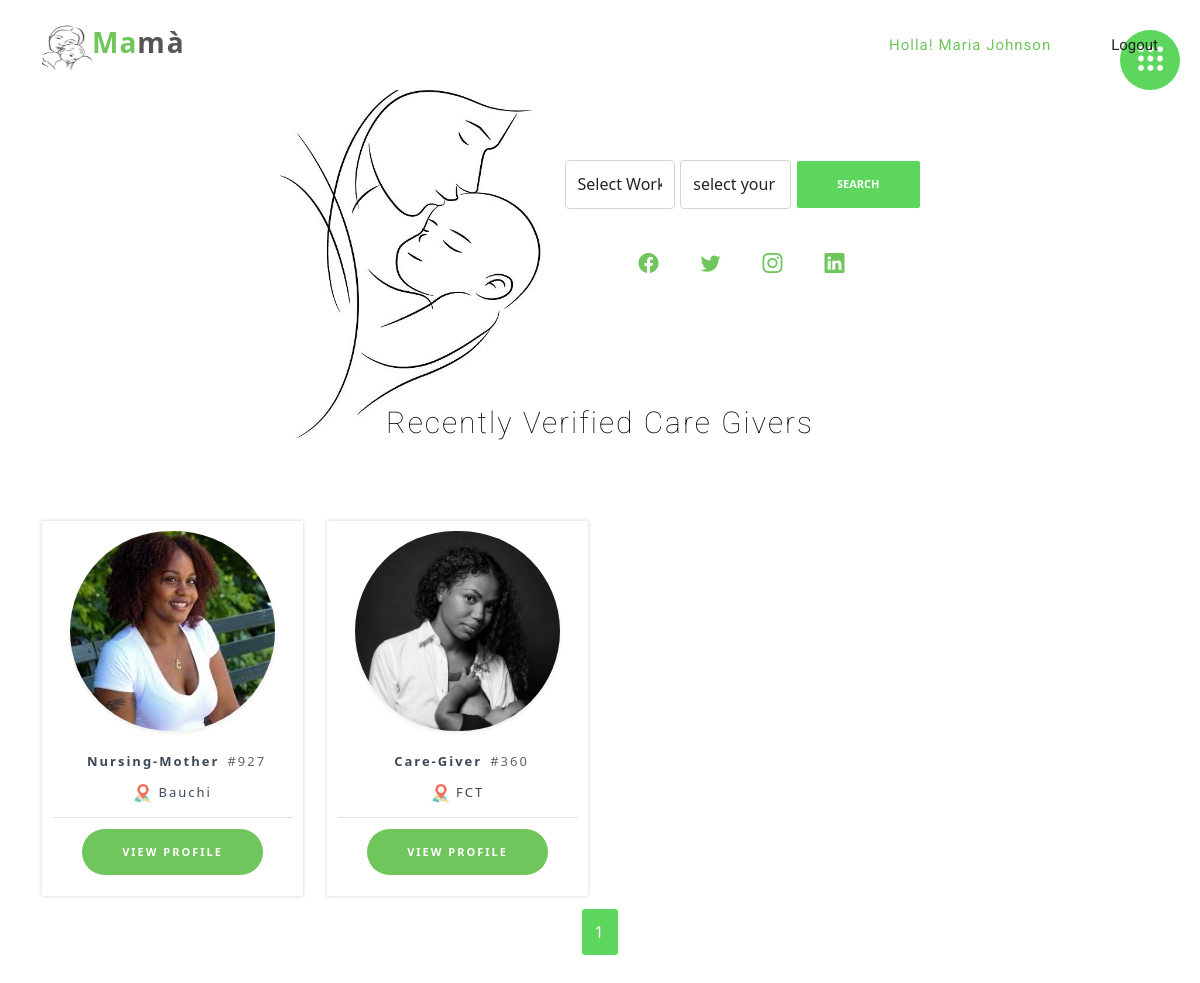
Screenshot of /home (signed in) with the database file from the repository.
### nne/models.py (models this page shows, shortened)
class User(db.Model, UserMixin):
    id = db.Column(db.Integer, primary_key=True)
    name = db.Column(db.String(255), nullable=False)
    email = db.Column(db.String(255), unique=True, nullable=False)
    password = db.Column(db.String(255), nullable=False)
    phone = db.Column(db.String(255), unique=True, nullable=False)
    role = db.Column(db.String(255), nullable=False)
    gender = db.Column(db.String(255), nullable=False)
    terms = db.Column(db.String(255), nullable=False)
    created_at = db.Column(db.DateTime(), default=datetime.utcnow)
    date_of_birth =db.Column(db.String(255), nullable=True)
    state_of_origin = db.Column(db.String(255), nullable=True)
    address = db.Column(db.String(255), nullable=True)
    image = db.Column(db.String(255), nullable=True, default='default.jpg')
    id_card = db.Column(db.String(255), nullable=True)
    pro_status = db.Column(db.String(255), nullable=True, default= 0)
    active = db.Column(db.Boolean())
    confirmed_at = db.Column(db.DateTime())

class Workers(db.Model, UserMixin):
    id = db.Column(db.Integer, primary_key=True)
    worker_id = db.Column(db.String(255), nullable=False)
    name = db.Column(db.String(255), nullable=False)
    email = db.Column(db.String(255), unique=True, nullable=False)
    phone = db.Column(db.String(255), unique=True, nullable=False)
    role = db.Column(db.String(255), nullable=False)
    gender = db.Column(db.String(255), nullable=False)
    terms = db.Column(db.String(255), nullable=True)
    date_of_birth =db.Column(db.String(255), nullable=True)
    state_of_origin = db.Column(db.String(255), nullable=True)
    address = db.Column(db.String(255), nullable=True)
    about = db.Column(db.String(255), nullable=True)
    id_card = db.Column(db.String(255), nullable=True)
    marrital_status = db.Column(db.String(255), nullable=True)
    children = db.Column(db.String(255), nullable=True)
    education = db.Column(db.String(255), nullable=True)
    religion = db.Column(db.String(255), nullable=True)
    languages = db.Column(db.String(255), nullable=True)
    location = db.Column(db.String(255), nullable=True)
    hobbies = db.Column(db.String(255), nullable=True)
    number_of_jobs = db.Column(db.String(255), nullable=True)
    stars = db.Column(db.String(255), nullable=True)
    image = db.Column(db.String(255), nullable=True, default='default.jpg')
    completed_at = db.Column(db.DateTime(), default=datetime.utcnow)
    status = db.Column(db.String(255), nullable=True, default= 0)
    active = db.Column(db.Boolean())
    confirmed_at = db.Column(db.DateTime())

### nne/routes.py (the view)
@app.route('/home', methods=['GET', 'POST'])
@login_required
def home():
  form = SearchForm()
  if form.validate_on_submit():
    page = request.args.get('page', 1, type=int)
    givers= Workers.query.filter_by(role= form.role.data, location= form.location.data).order_by(Workers.completed_at.desc()).paginate(page = page,  per_page=3)
    if givers:
      return render_template('/home.html', title='Search', givers = givers, form=form)
    else:
      return 'No recent found'
  else:
    page = request.args.get('page', 1, type=int)
    workers = Workers.query.order_by(Workers.completed_at.desc()).paginate(page = page,  per_page=3)
    return render_template('/home.html', title='home', workers = workers, form=form)

### nne/models.py (called while the page is built)
@login_manager.user_loader
def load_user(user_id):
  return User.query.filter_by(id=user_id).first()

### nne/templates/home.html (shortened to what this page needs)
{% extends 'layout/home_nav.html'%}
    {% block content %}
       <section id="about-us" class="about-us padd-section">
      <div class="container" data-aos="fade-up">
        <div class="row justify-content-center" >
          <div class="col-md-5 col-lg-3"  >
            <img src="/static/assets/img/new/kiss.jfif" alt="About" data-aos="zoom-in" data-aos-delay="100">
          </div>
                <div class=" col-sm-8 col-md-6 col-lg-4 mt-9" style="margin-top:10vh">
                  <form class="d-flex" method="POST" action="{{url_for('home')}}">
                              {% if form.role.errors %}
                              {{ form.role(class="form-control is-invalid") }}
                                <ul class="errors">
                                  {% for error in form.role.errors %}
                                    <li>{{ error }}</li>
                                  {% endfor %}
                                </ul>
                                {% else %}
                                 {{ form.role(class="form-control", style="margin-right:5px") }}
                      {% endif %}
                              {% if form.location.errors %}
                              {{ form.location(class="form-control is-invalid") }}
                                <ul class="errors">
                                  {% for error in form.location.errors %}
                                    <li>{{ error }}</li>
                                  {% endfor %}
                                </ul>
                                {% else %}
                                 {{ form.location(class="form-control", style="margin-right:5px") }}
                      {% endif %}
                   {{ form.submit( class="btn btn-default", style="background-color:#5cd65c; border-radius:3px; align-self: center; align-items: center;") }}
                  </form>
                    <ul class="list-unstyled" style="display: flex; justify-content:center;margin-top:20px;margin-bottom: 20px">
                      <li style=" margin:20px;font-size:  20px "><a href="#"><i class="bi bi-facebook"></i></a></li>
                      <li style=" margin:20px;font-size:  20px "><a href="#"><i class="bi bi-twitter"></i></a></li>
                      <li style=" margin:20px;font-size:  20px "><a href="#"><i class="bi bi-instagram"></i></a></li>
                      <li style=" margin:20px;font-size:  20px "><a href="#"><i class="bi bi-linkedin"></i></a></li>
                    </ul>
                </div>
        </div>
          </div>
    </section>
    <section id="pricing" class="padd-section text-center" style="margin-top: -18vh">
    {% if givers %}
  <div class="container" data-aos="fade-up" style="margin-top: -30px">
        <div class="section-title text-center" style="margin-top: -80px">
          <h2 style="font-size: 30px">Search Result</h2>
        </div>
        <div class="row" data-aos="fade-up" data-aos-delay="100" >
         {% if givers.query.count() > 0 %}
                {% for giver in givers.items %}
        <div class="col-md-6 col-lg-3" >
            <div class="block-pricing">
              <div class="table" style="padding: 0px; padding-top: 10px;">
             <img src="{{url_for('static', filename='user_uploads/' + giver.image)}}" class="border-1 shadow-sm" style="width:205px; height:200px;margin:0px;border-radius: 100px; object-fit: cover;object-position: 100% 0%;" alt="About" >
                <ul class="list-unstyled">
                  <li><b>{{giver.role}}</b>#{{giver.worker_id}}
                  <h6> {% for n in range(giver.stars|int) %}
                          <span class="review-star {% if n <= 3 %} review-star-active{% endif %}", style="color:#5cd65c;">★</span>
                        {% endfor %}</h6>
                        </li>
                  </ul>
                <div class="table_btn">
                  <a href="{{url_for('detail', care_id = giver.id)}}" class="btn" style="margin-bottom: 20px"></i> View Profile</a>
                </div>
              </div>
            </div>
          </div >
                {% endfor %}
        </div>
        <br>
   {% for page_num in givers.iter_pages(left_edge=1, right_edge=1, left_current=1, right_current=2) %}
                      {% if page_num %}
                           {% if givers.page == page_num %}
                            <a style="background-color: #5cd65c; color:#ffffff; padding: 12px; border-radius:3px; margin-top:0px" href="{{url_for('home', page= page_num )}}">{{page_num}}</a>
                            {% else %}
                            <a style="border:1px solid #5cd65c; padding: 12px; border-radius:3px; margin-top:0px" href="{{url_for('home', page= page_num )}}">{{page_num}}</a>
                            {% endif %}
                          {% else %}
                        ...
                      {% endif %}
                  {% endfor %}
               {% else %}
                     <center><img src="/static/assets_two/images/new/loupe.png" style="object-fit:contain"  alt="no result">
                     <div class="col-md-6 col-lg-3", style="padding: 10px; ">
                 <h4 style="font-size: 14px; text-transform: initial;color:#5cd65c;font-weight: 300">Sorry there seem to be no available caregiver in this location. Kindly try the next closest location</h4></div>
                     </center>
                    {% endif %}
      </div>
        {% else %}
      <div class="container" data-aos="fade-up">
        <div class="section-title text-center">
          <h2 style="font-size: 30px">Recently Verified Care givers</h2>
        </div>
        <div class="row" data-aos="fade-up" data-aos-delay="100">
                {% for worker in workers.items %}
        <div class="col-md-6 col-lg-3">
            <div class="block-pricing">
              <div class="table" style="padding: 0px; padding-top: 10px">
             <img src="{{url_for('static', filename='user_uploads/' + worker.image)}}" class="border-1 shadow-sm" style="width:205px; height:200px;margin:0px;border-radius: 100px; object-fit: cover;object-position: 100% 0%;" alt="About" >
                <ul class="list-unstyled" >
                  <li style="padding:5px"><b>{{worker.role}}</b>#{{worker.worker_id}}
                    <h6 style="font-size:10px"><img src="/static/assets/img/new/locc.png" style="width: 20px; height:20px"><b style="font-size: 13px; font-weight: 400; "> {{worker.location}}</b> </h6>
                  </li>
                </ul>
                <div class="table_btn">
                  <a href="{{url_for('detail', care_id = worker.id)}}" class="btn" style="margin-bottom: 20px"></i> View Profile</a>
                </div>
              </div>
            </div>
          </div >
                {% endfor %}
        </div>
         <br>
        {% for page_num in workers.iter_pages(left_edge=1, right_edge=1, left_current=1, right_current=2) %}
                      {% if page_num %}
                           {% if workers.page == page_num %}
                            <a style="background-color: #5cd65c; color:#ffffff; padding: 12px; border-radius:3px; margin-top:0px" href="{{url_for('home', page= page_num )}}">{{page_num}}</a>
                            {% else %}
                            <a style="border:1px solid #5cd65c; padding: 12px; border-radius:3px; margin-top:0px" href="{{url_for('home', page= page_num )}}">{{page_num}}</a>
                            {% endif %}
                          {% else %}
                        ...
                      {% endif %}
                  {% endfor %}
      </div>
      {% endif %}
    </section>
    {% endblock %}

### nne/templates/layout/home_nav.html (shortened to what this page needs)
<!DOCTYPE html>
<html lang="en">
<head>
  <link href="{{url_for('static',  filename='/assets/vendor/aos/aos.css')}}" rel="stylesheet">
  <link href="{{url_for('static',  filename='/assets/vendor/bootstrap/css/bootstrap.min.css')}}" rel="stylesheet">
  <link href="{{url_for('static',  filename='/assets/vendor/bootstrap-icons/bootstrap-icons.css')}}" rel="stylesheet">
  <link href="{{url_for('static',  filename='/assets/vendor/glightbox/css/glightbox.min.css')}}" rel="stylesheet">
  <link href="{{url_for('static',  filename='/assets/vendor/swiper/swiper-bundle.min.css')}}" rel="stylesheet">
  <link href="{{url_for ( 'static', filename ='/assets/css/style.css')}}" rel="stylesheet">
</head>
<body>
  <header id="header" class="header fixed-top d-flex align-items-center">
    <div class="container d-flex align-items-center justify-content-between">
      <div id="logo">
        <h1><a href="/"><span> <img src="/static/assets/img/new/ok.jfif" style="width:50px;height:50px" >Ma</span>mà</a>  </h1>
      </div>
 {%  if current_user.role == 'User' %}
  <div style="position: absolute;right:20px; top:30px;border-radius: 100%; text-align: center;justify-content: center;padding: 15px; width:60px; height: 60px; background-color:#5cd65c;align-items: right; color:white"><a  href="{{ url_for('recent') }}"><img src="/static/assets/img/new/dots-menu.png" style="width:25px;height:25px" ></a></div>
    {% else %}
   <div style="position: absolute;right:20px; top:30px;border-radius: 100%; text-align: center;justify-content: center;padding: 15px; width:60px; height: 60px; background-color:#5cd65c;align-items: right; color:white"><a href="{{ url_for('acco') }}"><img src="/static/assets/img/new/dots-menu.png" style="width:25px;height:25px" ></a></div>
       {% endif %}
      <nav id="navbar" class="navbar">
        <ul>
          <li><a class="nav-link scrollto" ></a></li>
          <li><a class="nav-link scrollto" ></a></li>
          <li ><a class="nav-link scrollto active "><span> Holla! {{current_user.name}}</span> </i></a>
             <li><a class="nav-link scrollto"></a></li>
          </li>
          <li><a class="nav-link scrollto" href="{{ url_for('logout') }}">logout</a></li>
        </ul>
      </nav>
  </header>
  {% block content%}
  {%endblock%}
</body>
</html>

### nne/static/assets/css/style.css (style rules this page uses)
body { background-color: #fff; color: #333; }
h1, h2, h3, h4, h5, h6 { margin: 0; }
h2 { color: #000; font-weight: 600; }
a { letter-spacing: 2px; text-decoration: none; color: #71c55d; }
ul { letter-spacing: 1px; }
li { color: #626262; font-size: 13px; font-weight: 400; letter-spacing: 2px; line-height: 30px; text-transform: capitalize; }
span { letter-spacing: 1px; }
.btn { border: 1px solid #fff; border-radius: 50px; color: #fff; font-size: 11px; font-weight: 600; padding: 15px 40px; text-transform: uppercase; transition: all 0.5s ease-in-out 0s; }
#header { background: #fff; z-index: 997; transition: all 0.5s ease; padding: 20px 0; }
#header #logo h1 { color: #505050; font-size: 28px; font-weight: 600; letter-spacing: 1px; margin: 0; }
#header #logo h1 a { color: #555; display: inline-block; text-decoration: none; }
#header #logo h1 a span { color: #71c55d; }
#header #logo img { padding: 0; margin: 0; }
.navbar { padding: 0; }
.navbar ul { margin: 0; padding: 0; display: flex; list-style: none; align-items: center; }
.navbar li { position: relative; }
.navbar a, .navbar a:focus { display: flex; align-items: center; justify-content: space-between; padding: 10px 0 10px 30px; font-family: "Roboto", sans-serif; font-size: 15px; color: #222; white-space: nowrap; transition: 0.3s; letter-spacing: 0; }
.navbar a:hover, .navbar .active, .navbar .active:focus, .navbar li:hover > a { color: #71c55d; }
section { overflow: hidden; }
.padd-section { padding-bottom: 80px; padding-top: 80px; }
.section-title { margin-bottom: 80px; }
.section-title h2 { font-family: "Roboto", sans-serif; font-size: 45px; font-weight: 100; letter-spacing: 2px; margin-bottom: 20px; text-transform: capitalize; }
#about-us img { max-width: 100%; }
#pricing .block-pricing { background: #fff; box-shadow: 0 0 0 0 rgba(0, 0, 0, 0.2), 0 0 4px 0 rgba(0, 0, 0, 0.19); display: inline-block; position: relative; width: 100%; text-align: center; }
#pricing .block-pricing .table { margin-bottom: 0; padding: 30px 15px; max-width: 100%; width: 100%; }
#pricing .block-pricing ul { list-style: outside none none; margin: 10px auto; max-width: 240px; padding: 0; }
#pricing .block-pricing ul li { border-bottom: 1px solid rgba(153, 153, 153, 0.3); padding: 12px 0; text-align: center; }
#pricing .block-pricing ul li b { color: #3c4857; }
#pricing .block-pricing .table .table_btn a { background: #71c55d; color: #fff; margin: 0; display: inline-block; }

### rows the page displays
User: name "Maria Johnson"
Workers: image (picture), role "Nursing-Mother", worker_id "927", location "Bauchi"
Workers: image (picture), role "Care-Giver", worker_id "360", location "FCT"

### other values shown
{{ page_num }} "1"
